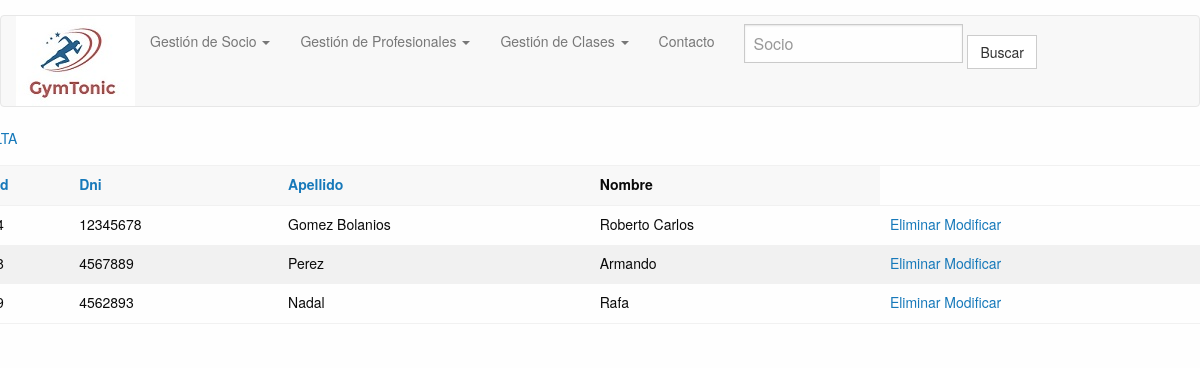
Screenshot of /socio_listado.php with the database file from the repository.
### tables this page shows
CREATE TABLE `socios` (
  `id_socio` int(11) NOT NULL,
  `dni` int(11) NOT NULL,
  `nombre` char(50) NOT NULL,
  `apellido` char(50) NOT NULL,
  `direccion` char(50) NOT NULL,
  `telefono` int(11) NOT NULL,
  `mail` char(50) DEFAULT NULL,
  `fecha_nac` date NOT NULL,
  `habilitado` tinyint(1) NOT NULL,
  `id_grupo` int(11) DEFAULT NULL,
  `tipo_dni` enum('DNI','LE','LC','') NOT NULL,
  `imagen` blob NOT NULL,
  `fecha_registracion` date NOT NULL
);

### socio_listado.php (the view, shortened to what this page needs)
<?php
    include ('dbconfig.php');
    $orden = "socios.id_socio";
    $sqlQuery = "SELECT *
                FROM `socios`
                ORDER BY $orden";
    $query = mysqli_query($conn, $sqlQuery);
?>
<!doctype html>
<html class="no-js" lang="">
    <head>
        <link href="css/bootstrap.min.css" rel="stylesheet">
        <?php include("nav.php"); ?>
        <link rel="stylesheet" href="https://cdnjs.cloudflare.com/ajax/libs/foundation/6.2.1/foundation.min.css">
        <link rel="stylesheet" href="css/main.css">
    </head>
    <body>
        <div class="row">
            <div class="medium-6 medium-centered large-4 large-centered columns">
                <p><a href="socio_alta.php">ALTA</a></p>
               <table class="hover">
                    <thead>
                        <tr>
                            <td>
                                <a href="?orden=id_socio">Id</a>
                            </td>
                            <td>
                                <a href="?orden=dni">Dni</a>
                            </td>
                            <td>
                                <a href="?orden=apellido">Apellido</a>
                            </td>
                            <td>Nombre</td>
                        </tr>
                     </thead>
                     <tbody>
                    <?php while( @$fila = mysqli_fetch_array($query) ){ ?>
                        <tr>
                        	<td><?php echo $fila['id_socio']; ?></td>
                            <td><?php echo $fila['dni']; ?></td>
                            <td><?php echo $fila['apellido']; ?></td>
                            <td><?php echo $fila['nombre']; ?></td>
                            <td>
                                <a href="?id_socio=<?php echo $fila['id_socio']; ?>">Eliminar</a>
                                <a href="socio_modificar.php?id_socio=<?php echo $fila['id_socio']; ?>">Modificar</a>
                            </td>
                        </tr>
                    <?php }; ?>
                    </tbody>
               </table>
            </div>
        </div>
    </body>
</html>

### css/main.css (style rules this page uses)
body { margin-top: 15px; }

### rows the page displays
socios: dni "12345678", apellido "Gomez Bolanios", nombre "Roberto Carlos"
socios: dni "4567889", apellido "Perez", nombre "Armando"
socios: dni "4562893", apellido "Nadal", nombre "Rafa"
